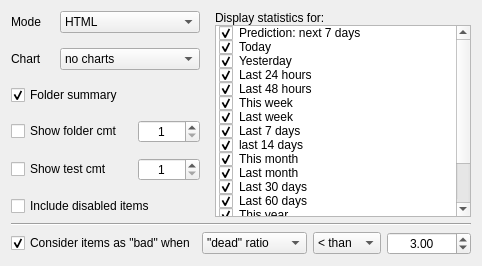
             <widget class="QWidget" name="page_6">
              <layout class="QVBoxLayout" name="verticalLayout_8">
               <item>
                <layout class="QHBoxLayout" name="horizontalLayout_11">
                 <property name="spacing">
                  <number>15</number>
                 </property>
                 <item>
                  <layout class="QGridLayout" name="gridLayout">
                   <item row="0" column="0">
                    <widget class="QLabel" name="lblMode">
                     <property name="text">
                      <string>Mode</string>
                     </property>
                    </widget>
                   </item>
                   <item row="0" column="1" colspan="2">
                    <widget class="QComboBox" name="cmbMode">
                     <item>
                      <property name="text">
                       <string>HTML</string>
                      </property>
                     </item>
                     <item>
                      <property name="text">
                       <string>XML</string>
                      </property>
                     </item>
                    </widget>
                   </item>
                   <item row="1" column="0">
                    <widget class="QLabel" name="lblChart">
                     <property name="text">
                      <string>Chart</string>
                     </property>
                    </widget>
                   </item>
                   <item row="1" column="1" colspan="2">
                    <widget class="QComboBox" name="cmbChart">
                     <item>
                      <property name="text">
                       <string>no charts</string>
                      </property>
                     </item>
                     <item>
                      <property name="text">
                       <string>Availability</string>
                      </property>
                     </item>
                     <item>
                      <property name="text">
                       <string>Performance</string>
                      </property>
                     </item>
                     <item>
                      <property name="text">
                       <string>Availability+Av.reply</string>
                      </property>
                     </item>
                    </widget>
                   </item>
                   <item row="3" column="0" colspan="2">
                    <widget class="QCheckBox" name="chkShowFolderCmt">
                     <property name="text">
                      <string>Show folder cmt</string>
                     </property>
                    </widget>
                   </item>
                   <item row="3" column="2">
                    <widget class="QSpinBox" name="spinShowFolderCmt">
                     <property name="alignment">
                      <set>Qt::AlignCenter</set>
                     </property>
                     <property name="minimum">
                      <number>1</number>
                     </property>
                     <property name="maximum">
                      <number>250</number>
                     </property>
                    </widget>
                   </item>
                   <item row="4" column="0" colspan="2">
                    <widget class="QCheckBox" name="chkShowTestCmt">
                     <property name="text">
                      <string>Show test cmt</string>
                     </property>
                    </widget>
                   </item>
                   <item row="4" column="2">
                    <widget class="QSpinBox" name="spinShowTestCmt">
                     <property name="alignment">
                      <set>Qt::AlignCenter</set>
                     </property>
                     <property name="minimum">
                      <number>1</number>
                     </property>
                     <property name="maximum">
                      <number>250</number>
                     </property>
                    </widget>
                   </item>
                   <item row="5" column="0" colspan="3">
                    <widget class="QCheckBox" name="chkIncludeDisabledItems">
                     <property name="text">
                      <string>Include disabled items</string>
                     </property>
                    </widget>
                   </item>
                   <item row="2" column="0" colspan="3">
                    <widget class="QCheckBox" name="chkFolderSummary">
                     <property name="text">
                      <string>Folder summary</string>
                     </property>
                     <property name="checked">
                      <bool>true</bool>
                     </property>
                    </widget>
                   </item>
                  </layout>
                 </item>
                 <item>
                  <layout class="QVBoxLayout" name="verticalLayout_7">
                   <property name="spacing">
                    <number>0</number>
                   </property>
                   <item>
                    <widget class="QLabel" name="lblDisplayStatisticFor">
                     <property name="text">
                      <string>Display statistics for:</string>
                     </property>
                    </widget>
                   </item>
                   <item>
                    <widget class="QListWidget" name="listDisplayStatisticFor">
                     <item>
                      <property name="text">
                       <string>Prediction: next 7 days</string>
                      </property>
                      <property name="checkState">
                       <enum>Checked</enum>
                      </property>
                     </item>
                     <item>
                      <property name="text">
                       <string>Today</string>
                      </property>
                      <property name="checkState">
                       <enum>Checked</enum>
                      </property>
                     </item>
                     <item>
                      <property name="text">
                       <string>Yesterday</string>
                      </property>
                      <property name="checkState">
                       <enum>Checked</enum>
                      </property>
                     </item>
                     <item>
                      <property name="text">
                       <string>Last 24 hours</string>
                      </property>
                      <property name="checkState">
                       <enum>Checked</enum>
                      </property>
                     </item>
                     <item>
                      <property name="text">
                       <string>Last 48 hours</string>
                      </property>
                      <property name="checkState">
                       <enum>Checked</enum>
                      </property>
                     </item>
                     <item>
                      <property name="text">
                       <string>This week</string>
                      </property>
                      <property name="checkState">
                       <enum>Checked</enum>
                      </property>
                     </item>
                     <item>
                      <property name="text">
                       <string>Last week</string>
                      </property>
                      <property name="checkState">
                       <enum>Checked</enum>
                      </property>
                     </item>
                     <item>
                      <property name="text">
                       <string>Last 7 days</string>
                      </property>
                      <property name="checkState">
                       <enum>Checked</enum>
                      </property>
                     </item>
                     <item>
                      <property name="text">
                       <string>last 14 days</string>
                      </property>
                      <property name="checkState">
                       <enum>Checked</enum>
                      </property>
                     </item>
                     <item>
                      <property name="text">
                       <string>This month</string>
                      </property>
                      <property name="checkState">
                       <enum>Checked</enum>
                      </property>
                     </item>
                     <item>
                      <property name="text">
                       <string>Last month</string>
                      </property>
                      <property name="checkState">
                       <enum>Checked</enum>
                      </property>
                     </item>
                     <item>
                      <property name="text">
                       <string>Last 30 days</string>
                      </property>
                      <property name="checkState">
                       <enum>Checked</enum>
                      </property>
                     </item>
                     <item>
                      <property name="text">
                       <string>Last 60 days</string>
                      </property>
                      <property name="checkState">
                       <enum>Checked</enum>
                      </property>
                     </item>
                     <item>
                      <property name="text">
                       <string>This year</string>
                      </property>
                      <property name="checkState">
                       <enum>Checked</enum>
                      </property>
                     </item>
                     <item>
                      <property name="text">
                       <string>Last year</string>
                      </property>
                      <property name="checkState">
                       <enum>Checked</enum>
                      </property>
                     </item>
                     <item>
                      <property name="text">
                       <string>Last 12 month</string>
                      </property>
                      <property name="checkState">
                       <enum>Checked</enum>
                      </property>
                     </item>
                     <item>
                      <property name="text">
                       <string>last 24 month</string>
                      </property>
                      <property name="checkState">
                       <enum>Checked</enum>
                      </property>
                     </item>
                    </widget>
                   </item>
                  </layout>
                 </item>
                </layout>
               </item>
               <item>
                <widget class="Line" name="line_4">
                 <property name="orientation">
                  <enum>Qt::Horizontal</enum>
                 </property>
                </widget>
               </item>
               <item>
                <layout class="QHBoxLayout" name="horizontalLayout_10">
                 <item>
                  <widget class="QCheckBox" name="chkConsiderItemsAsBad">
                   <property name="text">
                    <string>Consider items as &quot;bad&quot; when</string>
                   </property>
                   <property name="checked">
                    <bool>true</bool>
                   </property>
                  </widget>
                 </item>
                 <item>
                  <widget class="QComboBox" name="cmbConsiderItemsAsBadRatio">
                   <item>
                    <property name="text">
                     <string>&quot;dead&quot; ratio</string>
                    </property>
                   </item>
                   <item>
                    <property name="text">
                     <string>&quot;alive&quot; ratio</string>
                    </property>
                   </item>
                   <item>
                    <property name="text">
                     <string>min reply</string>
                    </property>
                   </item>
                   <item>
                    <property name="text">
                     <string>average reply</string>
                    </property>
                   </item>
                   <item>
                    <property name="text">
                     <string>max reply</string>
                    </property>
                   </item>
                  </widget>
                 </item>
                 <item>
                  <widget class="QComboBox" name="cmbConsiderItemsAsBadCheck">
                   <item>
                    <property name="text">
                     <string>&lt; than</string>
                    </property>
                   </item>
                   <item>
                    <property name="text">
                     <string>&gt; than</string>
                    </property>
                   </item>
                  </widget>
                 </item>
                 <item>
                  <widget class="QDoubleSpinBox" name="spinConsiderItemsAsBad">
                   <property name="alignment">
                    <set>Qt::AlignCenter</set>
                   </property>
                   <property name="decimals">
                    <number>2</number>
                   </property>
                   <property name="minimum">
                    <double>1.000000000000000</double>
                   </property>
                   <property name="maximum">
                    <double>99999999.000000000000000</double>
                   </property>
                   <property name="singleStep">
                    <double>0.010000000000000</double>
                   </property>
                   <property name="value">
                    <double>3.000000000000000</double>
                   </property>
                  </widget>
                 </item>
                </layout>
               </item>
              </layout>
             </widget>
